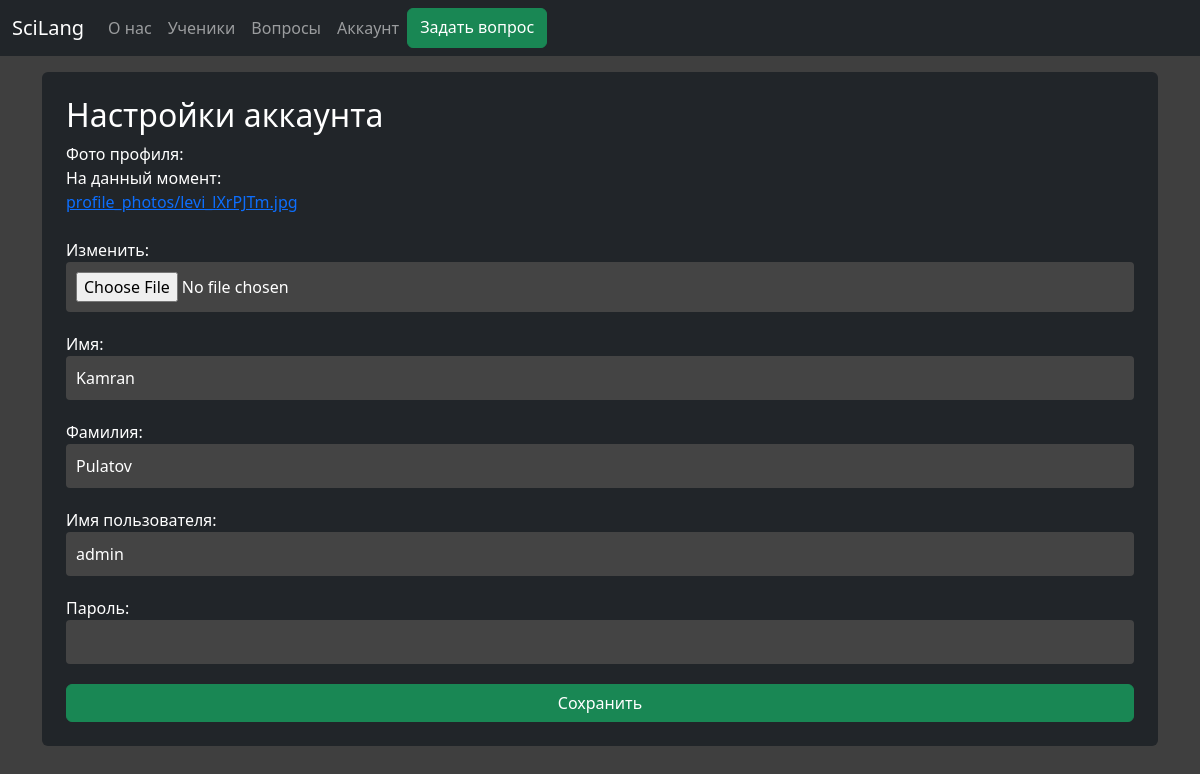
Page /user/admin/settings/ (signed in) on the committed database.
### forum/models.py (models this page shows, shortened)
class ForumUser(AbstractUser):
    profile_image = models.ImageField(upload_to='profile_photos', null=True)
    verified = models.BooleanField(null=True, default=False)
    unique_token = models.TextField(null=True)
    grade = models.IntegerField(null=True)
    email = models.EmailField(unique=True)
    post_creating = models.BooleanField(null=True, default=False)
    class Meta:
        verbose_name = "User"

### forum/views.py (the view, shortened to what this page needs)
# urls.py: path('settings/', views.settings, name='settings')
@login_required
def settings(request, username):
    if request.user.username == username and request.user.verified:
        user = request.user
        Form = ChangeProfileForm(instance=user)
        return render(request, 'settings.html', context={'Form': Form})
    messages.error(request, 'Вы не являетесь данным пользователем либо вы не потвердили почту')
    return render(request, 'settings.html')

### forum/forms.py
class ChangeProfileForm(forms.ModelForm):
    profile_image = forms.ImageField(label='Фото профиля')
    username = forms.CharField(label='Имя пользователя')
    first_name = forms.CharField(label='Имя')
    last_name = forms.CharField(label='Фамилия')
    email = forms.CharField(required=False, widget=forms.HiddenInput())
    password = forms.CharField(widget=forms.PasswordInput, label='Пароль')
    class Meta:
        model = ForumUser
        fields = ['profile_image', 'first_name', 'last_name', 'username', 'password', 'email']

### forum/templates/settings.html (shortened to what this page needs)
<!DOCTYPE html>
{% load static %}
<html>
<head>
    <link rel="stylesheet" href='{% static "css/style.css" %}?{% now "U" %}'>
    <link href="https://cdn.jsdelivr.net/npm/bootstrap@5.3.2/dist/css/bootstrap.min.css" rel="stylesheet">
</head>
<body class="body-custom">
    <nav class="navbar navbar-expand-sm bg-dark navbar-dark">
        <div class="container-fluid">
            <a class="nav-link navbar-brand" href="/">SciLang</a>
            <div class="collapse navbar-collapse" id="collapsibleNavbar">
                <ul class="navbar-nav">
                    <li class="nav-item">
                        <a class="nav-link" href="/about">О нас</a>
                    </li>
                    <li class="nav-item">
                        <a class="nav-link" href="/userslist">Ученики</a>
                    </li>
                    <li class="nav-item">
                        <a class="nav-link" href="/questions">Вопросы</a>
                    </li>
                    {% if not request.user.is_authenticated %}
                        <li class="nav-item">
                            <a class="nav-link" href="/auth">Авторизация</a>
                        </li>
                        <li class="nav-item">
                            <a class="nav-link" href="/reg">Регистрация</a>
                        </li>
                    {% else %}
                        <li class="nav-item">
                            <a class="nav-link" href="{% url 'user' request.user.username %}">Аккаунт</a>
                        </li>
                        <li class="nav-item d-grid">
                            <a class="btn btn-success btn-block" href="/ask">Задать вопрос</a>
                        </li>
                    {% endif %}
                </ul>
            </div>
        </div>
    </nav>
    <div class="container">
        <div class="container text-white bg-dark mt-3 my-3 p-4 rounded mx-auto">
            <h2>Настройки аккаунта</h2>
            <form method="post" enctype="multipart/form-data" class="form-signin d-grid">
                {{ Form }}
                <button type="submit" class="btn btn-success btn-block">Сохранить</button>
            </form>
        </div>
    </div>
</body>
</html>

### static/css/style.css (style rules this page uses)
.body-custom { background-color: #3f3f3f; }
input[type="number"], input[type="text"], input[type="email"], input[type="password"], input[type="file"], textarea { width: 100%; padding: 10px; margin-bottom: 20px; background-color: #444; border: none; border-radius: 4px; box-sizing: border-box; font-size: 16px; color: #ffffff; }

### rows in the picture
ForumUser: first_name "Kamran", last_name "Pulatov", username "admin"
